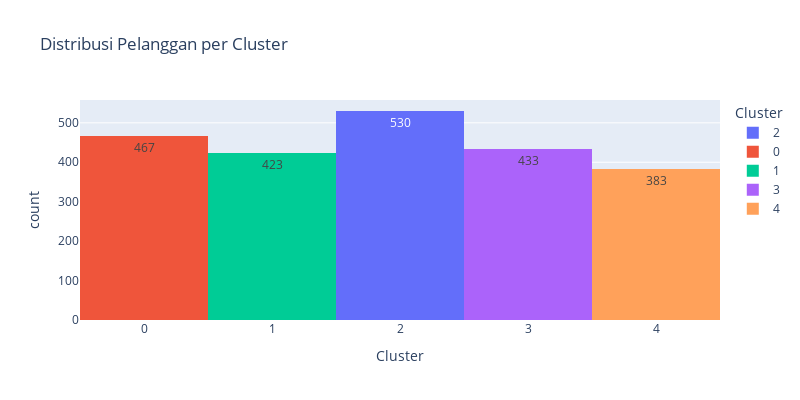

The code cell stored with this chart in its notebook:
### Code cell
# Visualisasi Distribusi Pelanggan per Cluster

import plotly.express as px

fig = px.histogram(df_cleansing, x='Cluster', color='Cluster',
                   title='Distribusi Pelanggan per Cluster', width=800, height=400,
                   text_auto=True)
fig.show()

### Figure 1 — Plotly figure (JSON) as saved in the notebook; plotly's stock layout.template omitted (floating-point values rounded to 4 significant figures; data arrays with more than 128 entries replaced by an {"elided": "..."} marker saying what was removed)
{"data": [{"bingroup": "x", "hovertemplate": "Cluster=%{x}<br>count=%{y}<extra></extra>", "legendgroup": "2", "marker": {"color": "#636efa", "pattern": {"shape": ""}}, "name": "2", "orientation": "v", "showlegend": true, "texttemplate": "%{value}", "type": "histogram", "x": {"elided": "530 int values"}, "xaxis": "x", "yaxis": "y"}, {"bingroup": "x", "hovertemplate": "Cluster=%{x}<br>count=%{y}<extra></extra>", "legendgroup": "0", "marker": {"color": "#EF553B", "pattern": {"shape": ""}}, "name": "0", "orientation": "v", "showlegend": true, "texttemplate": "%{value}", "type": "histogram", "x": {"elided": "467 int values"}, "xaxis": "x", "yaxis": "y"}, {"bingroup": "x", "hovertemplate": "Cluster=%{x}<br>count=%{y}<extra></extra>", "legendgroup": "1", "marker": {"color": "#00cc96", "pattern": {"shape": ""}}, "name": "1", "orientation": "v", "showlegend": true, "texttemplate": "%{value}", "type": "histogram", "x": {"elided": "423 int values"}, "xaxis": "x", "yaxis": "y"}, {"bingroup": "x", "hovertemplate": "Cluster=%{x}<br>count=%{y}<extra></extra>", "legendgroup": "3", "marker": {"color": "#ab63fa", "pattern": {"shape": ""}}, "name": "3", "orientation": "v", "showlegend": true, "texttemplate": "%{value}", "type": "histogram", "x": {"elided": "433 int values"}, "xaxis": "x", "yaxis": "y"}, {"bingroup": "x", "hovertemplate": "Cluster=%{x}<br>count=%{y}<extra></extra>", "legendgroup": "4", "marker": {"color": "#FFA15A", "pattern": {"shape": ""}}, "name": "4", "orientation": "v", "showlegend": true, "texttemplate": "%{value}", "type": "histogram", "x": {"elided": "383 int values"}, "xaxis": "x", "yaxis": "y"}], "layout": {"barmode": "relative", "height": 400, "legend": {"title": {"text": "Cluster"}, "tracegroupgap": 0}, "title": {"text": "Distribusi Pelanggan per Cluster"}, "width": 800, "xaxis": {"anchor": "y", "categoryarray": [2, 0, 1, 3, 4], "categoryorder": "array", "domain": [0, 1], "title": {"text": "Cluster"}}, "yaxis": {"anchor": "x", "domain": [0, 1], "title": {"text": "count"}}}}
